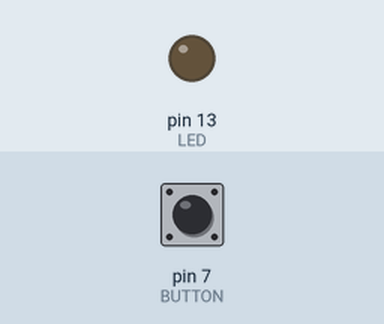
This sketch was run on a simulated Arduino Uno, built with avr-gcc and run on an emulated ATmega328P. Parts: output pins drawn as LEDs (lit = HIGH). The test bench sets the inputs (shaded band); at power-on: pin 7 (BUTTON) LOW.

Above: at 1.2 s.
1.3 s: pin 7 (BUTTON) pulled HIGH for 0.15 s
At 2.6 s:
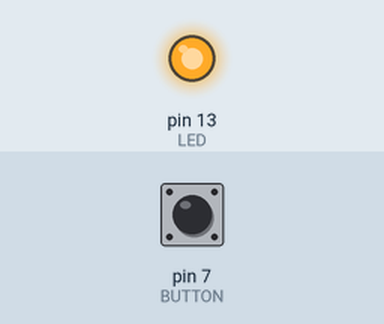
2.9 s: pin 7 (BUTTON) pulled HIGH for 1 s
At 4.0 s:
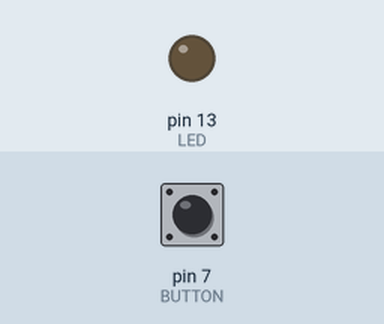
5.4 s: pin 7 (BUTTON) pulled HIGH for 3.2 s
At 5.9 s:
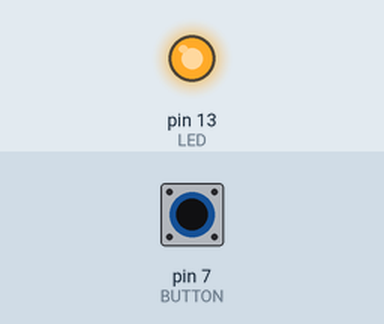
Timing chart, 0 to 8.4 s (numbered marks = the images above; inputs shaded):
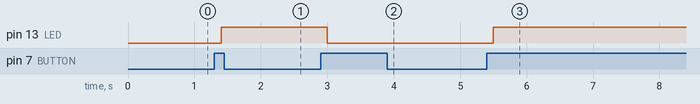

The sketch:

LED_with_switch.ino
```cpp
const int LED = 13;
const int BUTTON = 7;

int val = 0;
int old_val = 0;
int state = 0;

void setup(){
  pinMode(LED, OUTPUT);
  pinMode(BUTTON, INPUT);

}

void loop(){
  val = digitalRead(BUTTON); //read button

  if ((val == HIGH) && (old_val == LOW)){  //if led is off
      state = 1-state;
      delay (100);  //bouncing
  }
  old_val = val;

  if (state == 1){
    digitalWrite(LED, HIGH);
  }else{
    digitalWrite(LED, LOW);
  }

}
```

Measured:
- after the input at 1.3 s, pin 13 (LED): LOW → HIGH after 0.10 s
- after the input at 2.9 s, pin 13 (LED): HIGH → LOW after 0.10 s
- after the input at 5.4 s, pin 13 (LED): LOW → HIGH after 0.10 s
